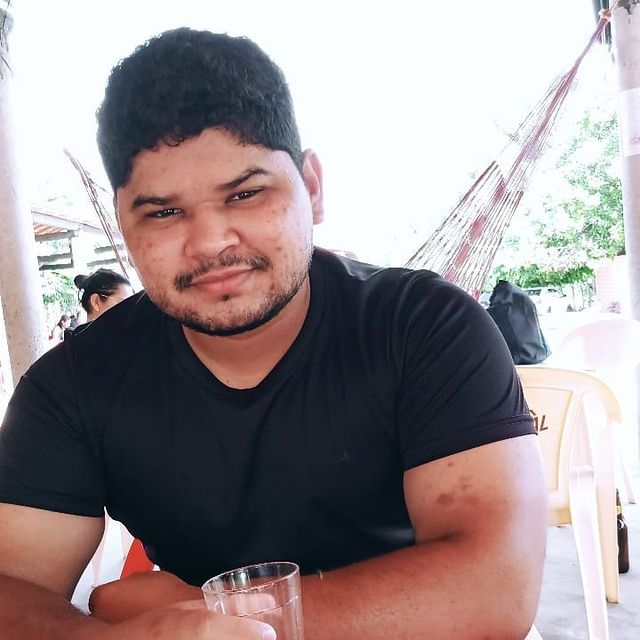
#> input picture assets/perfil.jpeg, 640 x 640 px, found by its file name
$ python translacao.py
#> lines starting #> are read from the running program, lines starting #| are printed output that depends on the picture
import numpy as np
import cv2

def main():
    image = cv2.imread('/home/pedro/Dev/PythonProjects/VisaoComputacional/assets/perfil.jpeg')
#> image is the input picture: shape (640, 640, 3); mean B, G, R 144.8, 143, 154.3
    rows, cols = image.shape[:2] # Importante para definir os eixos da rotação
#> rows = 640; cols = 640

    transformacao_matriz_ = np.float32([[1,0,100] , [0,1,50]]) # Transformação da matriz para ser aplicada no warpAffine
    dst = cv2.warpAffine(image, transformacao_matriz_, (cols,rows))
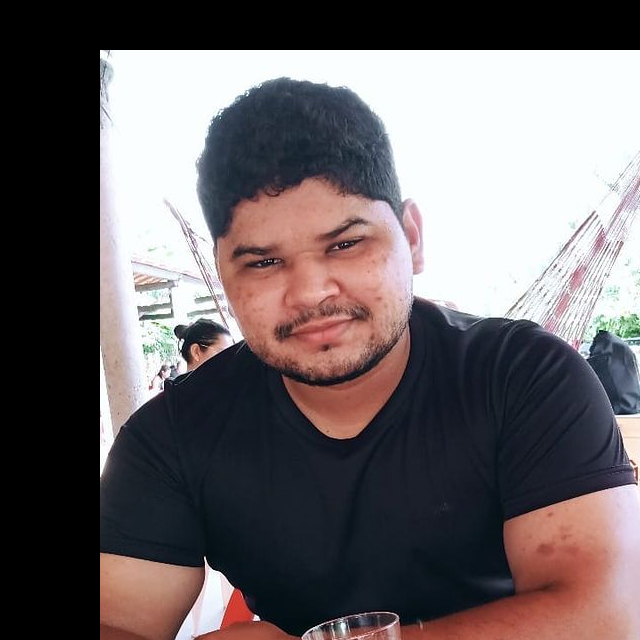
#> dst: shape (640, 640, 3); mean B, G, R 102.1, 99.8, 106.9

    cv2.imwrite('/home/pedro/Dev/PythonProjects/VisaoComputacional/Atividades/atividade-4/results/translacao.jpg', dst)
    cv2.destroyAllWindows()


if __name__ == '__main__':
    main()
